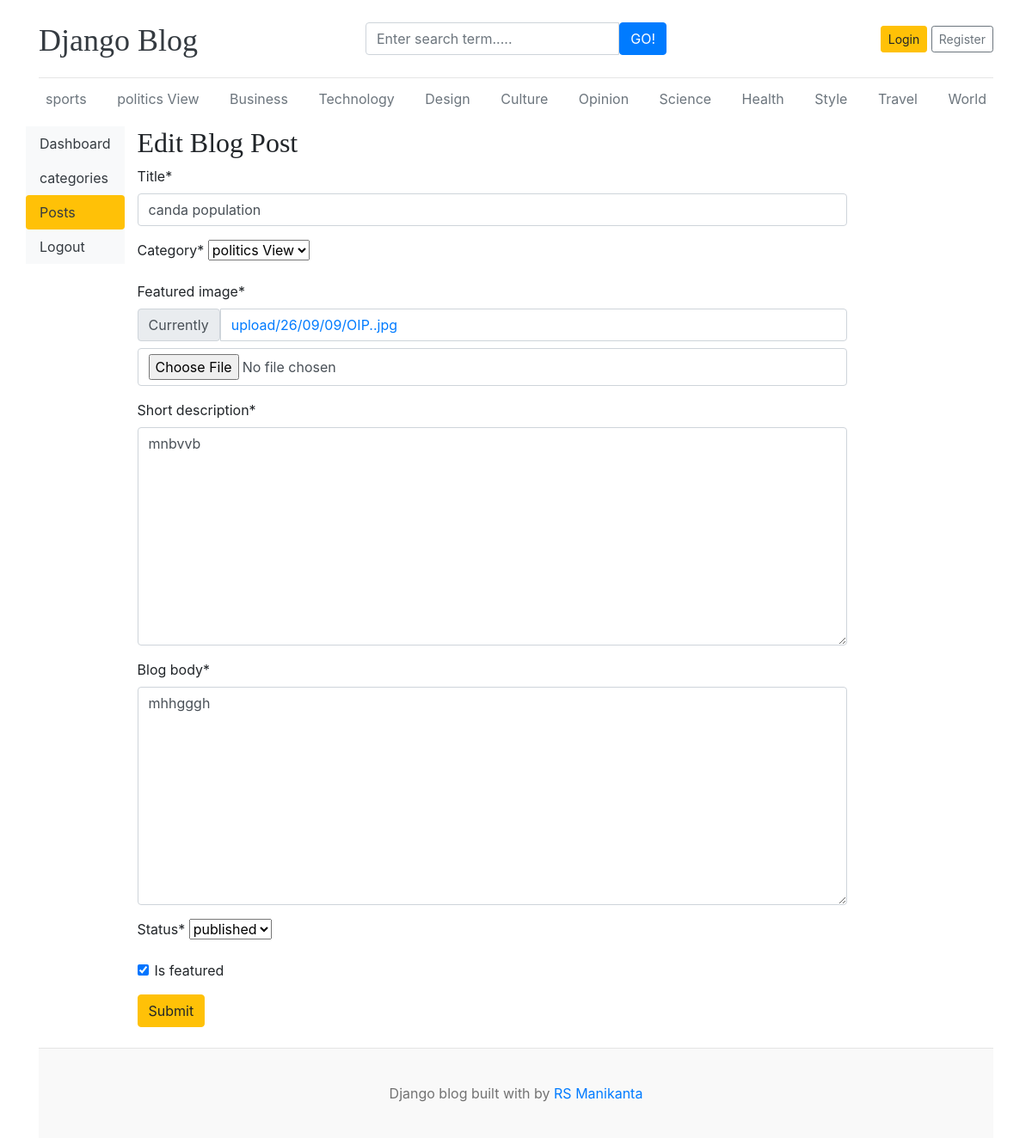
Before: /dashboard/posts/edit/2/ with the older database file.
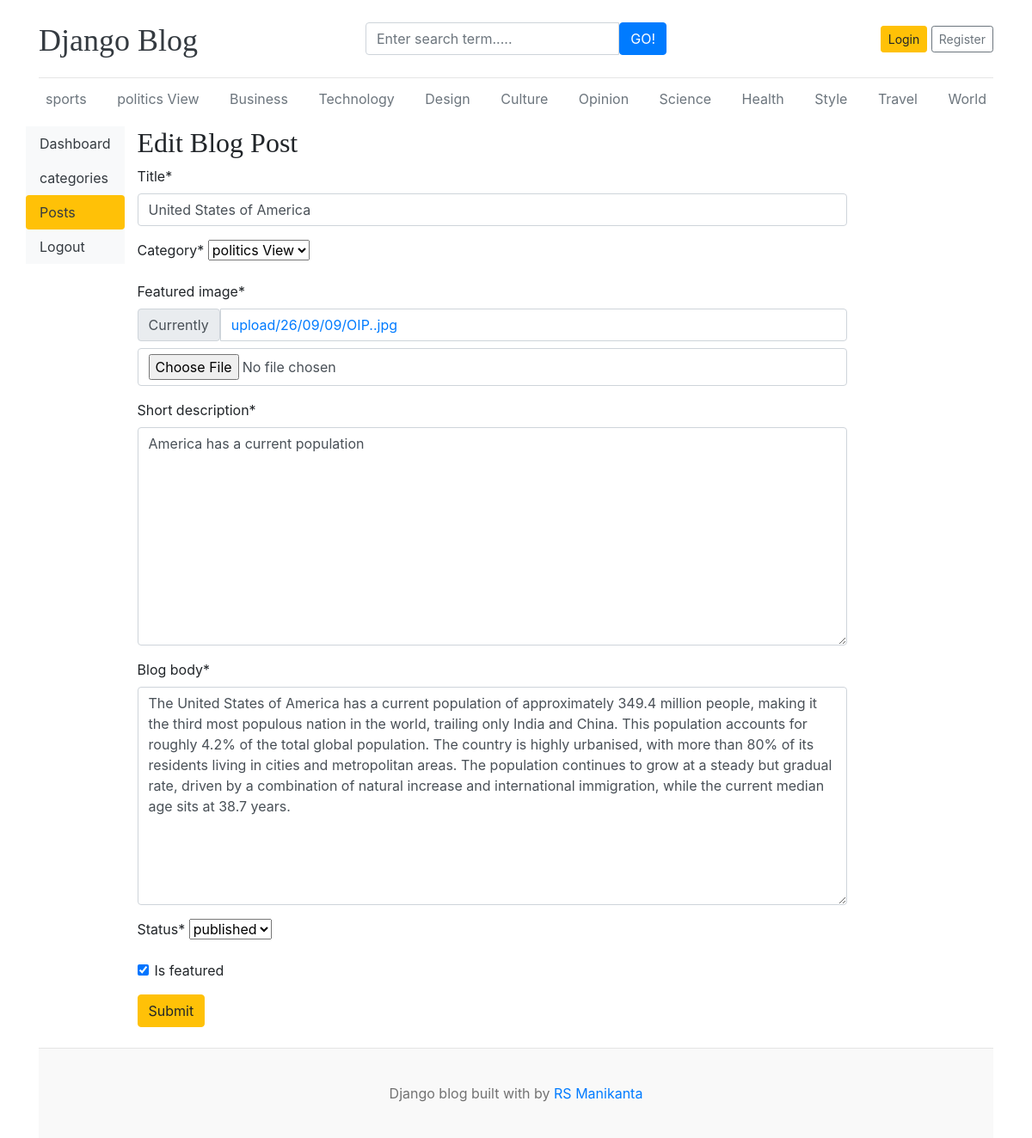
After: the same page with the newer database file.
### blogs/models.py (models this page shows, shortened)
class Blog(models.Model):
    title = models.CharField(max_length=100)
    slug= models.SlugField(max_length=150,unique=True,blank=True)
    category= models.ForeignKey(Category,on_delete=models.CASCADE)
    author= models.ForeignKey(User,on_delete=models.CASCADE)
    featured_image = models.ImageField(upload_to='upload/%y/%m/%d')
    short_description = models.TextField(max_length=500)
    blog_body = models.TextField(max_length=2000)
    status=models.CharField(max_length=20,choices=STATUS_CHOICES,default="Draft")
    is_featured=models.BooleanField(default=False)
    created_at=models.DateTimeField(auto_now_add=True)
    updated_at=models.DateTimeField(auto_now=True)

### dashboards/views.py (the view, shortened to what this page needs)
# urls.py: path('posts/edit/<int:pk>/', views.edit_post, name='edit_post'),
def edit_post(request, pk):
    post = get_object_or_404(Blog, pk=pk)
    form = BlogPostForm(instance=post)
    context = {
        'form': form,
        'post': post,
    }
    return render(request,'dashboard/edit_post.html', context)

### dashboards/forms.py
class BlogPostForm(forms.ModelForm):
    class Meta:
        model = Blog
        fields = ('title', 'category', 'featured_image', 'short_description',  'blog_body', 'status', 'is_featured')

### blogs/context_processors.py (called while the page is built)
def get_categories(request):
    categories = Category.objects.all()
    return dict(categories=categories)

def get_social_links(request):
    social_links = SocialLink.objects.all()
    return dict(social_links=social_links)

### blogs/models.py (called while the page is built)
    def __str__(self):
        return self.category_name

### templates/dashboard/edit_post.html (shortened to what this page needs)
{% extends 'base.html' %}
{% block content %}
{% load crispy_forms_tags %}
<div class="row">
     {% include 'dashboard/sidebar.html' %}
     <div class="col-md-9">
    <h2>Edit Blog Post</h2>
    <form action="{% url 'edit_post' post.id%}" method="POST" enctype="multipart/form-data">
        {{ form | crispy }}
        <button type="submit" class="btn btn-warning">Submit</button>
    </form>
       <br>
     </div>
</div>
{% endblock %}

Changed rows visible on the page:
changed Blog "politics View": title "canda population" → "United States of America"; short_description "mnbvvb" → "America has a current population"; blog_body "mhhgggh" → "The United States of America has a current population of approximately 349.4 million people, making it the third most populous nation in the world, trailing only India and China. This population accounts for roughly 4.2% of the total global population. The country is highly urbanised, with more than 80% of its residents living in cities and metropolitan areas. The population continues to grow at a steady but gradual rate, driven by a combination of natural increase and international immigration, while the current median age sits at 38.7 years."
